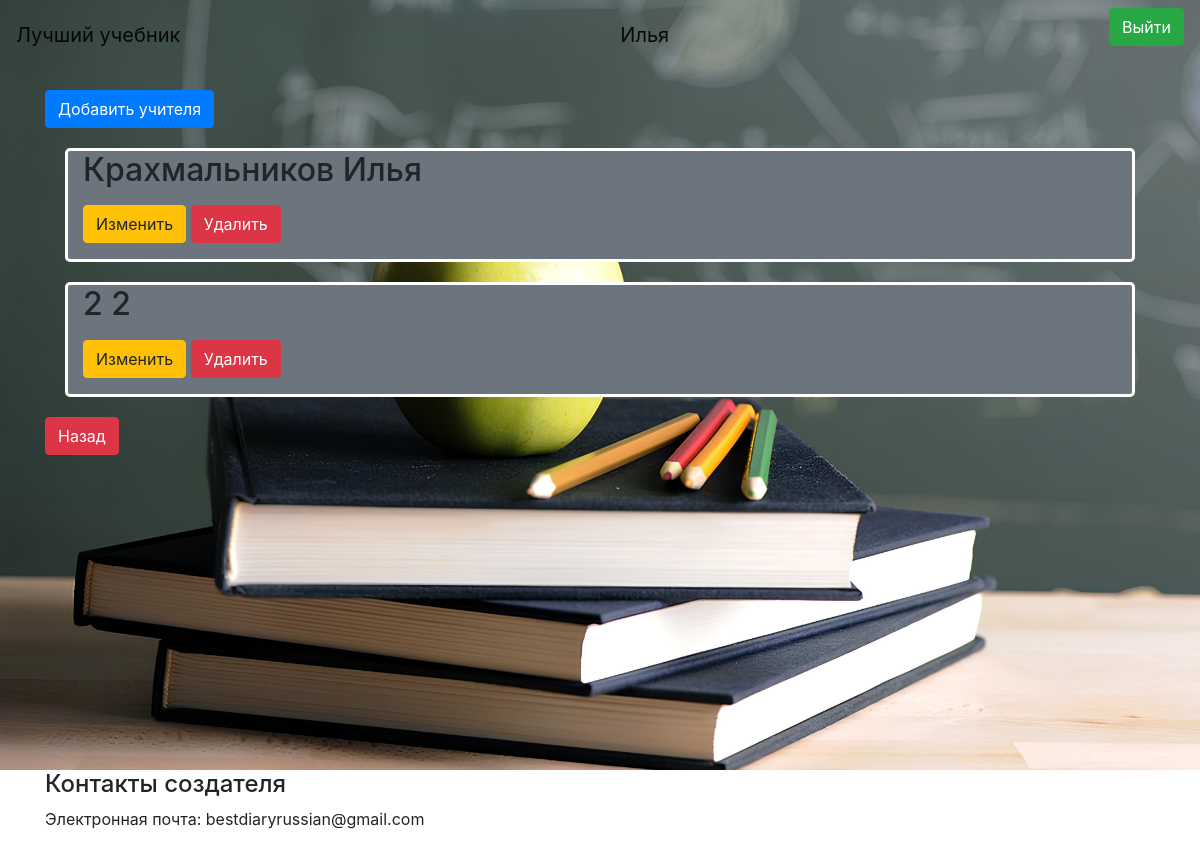
/allTeachersAdmin (signed in), run on an earlier commit of the app's database.
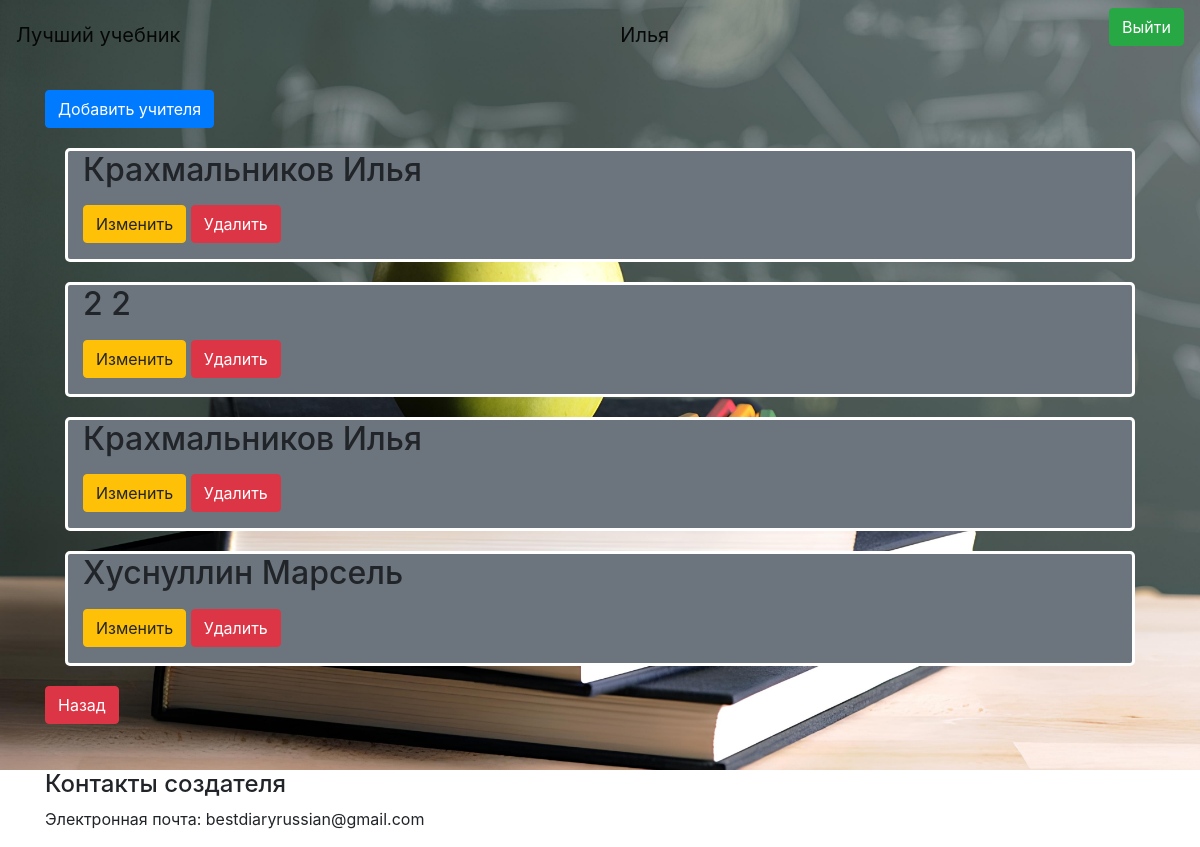
And on a later commit of the database.
### data/teachers.py (models this page shows, shortened)
class Teacher(SqlAlchemyBase, UserMixin):
    __tablename__ = 'teachers'
    id = sqlalchemy.Column(sqlalchemy.Integer,
                           primary_key=True, autoincrement=True)
    surname = sqlalchemy.Column(sqlalchemy.String, nullable=True)
    name = sqlalchemy.Column(sqlalchemy.String, nullable=True)
    login = sqlalchemy.Column(sqlalchemy.String, nullable=True)
    email = sqlalchemy.Column(sqlalchemy.String, nullable=True)
    hashed_password = sqlalchemy.Column(sqlalchemy.String, nullable=True)
    adminId = sqlalchemy.Column(sqlalchemy.Integer, nullable=True)

### main.py (the view)
@app.route("/allTeachersAdmin")
def allTeachersAdmin():
    coc = request.cookies.get("coc", 0)
    if coc:
        us = coc.split(';')[1]
        nameUs = coc.split(';')[2]
        db_sess = db_session.create_session()
        userUs = db_sess.query(Admin).filter(
            Admin.id == int(coc.split(';')[0])).first()
        a = []
        for i in db_sess.query(Teacher).filter(Teacher.adminId == userUs.id):
            a.append([i.id, i.surname, i.name])
        return render_template("allTeachersAdmin.html", us=us, nameUs=nameUs,
                               news=a, bg='img')
    else:
        return redirect("/")

### data/db_session.py (called while the page is built)
def create_session() -> Session:
    global __factory
    return __factory()

### main.py (called while the page is built)
@login_manager.user_loader
def load_user(user_id):
    db_sess = db_session.create_session()
    return db_sess.query(User).get(user_id)

### templates/allTeachersAdmin.html (shortened to what this page needs)
<html lang="en">
<head>
</head>
<body>
{% extends "base.html" %}
{% block content %}
{% if us == "admin" %}
<a href="/newTeacherAdmin" class="btn btn-primary">Добавить учителя</a>
{% for item in news%}
<div class="bg-secondary" style="margin: 20px;border-radius: 5px;border-style: solid;border-color: white;">
    <h2 class="col-6 mb-3">{{item[1]}} {{item[2]}}</h2>
    <div class="col-6 mb-3">
        <a href="/newTeacherAdmin/{{ item[0] }}" class="btn btn-warning">
            Изменить
        </a>
        <a href="/teacher_deleteAdmin/{{ item[0] }}" class="btn btn-danger">
            Удалить
        </a>
    </div>
</div>
{% endfor %}
<a href="/admin" class="btn btn-danger">
    Назад
</a>
{% endif %}
{% endblock %}

What changed in the data, as far as the page shows it:
added Teacher: surname "Крахмальников", name "Илья"
added Teacher: surname "Хуснуллин", name "Марсель"
